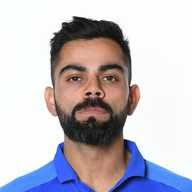
#> input picture img1.jpg, 192 x 192 px, found by its file name
$ python face_detector.py
#> lines starting #> are read from the running program, lines starting #| are printed output that depends on the picture; after the words box and inside, x2 and y2 are one past the last pixel; in counts of white or black regions, pixels touching at a corner belong together
import cv2
from random import randrange

# trained_face_data = cv2.CascadeClassifier('AI\\haarcascade_frontalface_default.xml')
trained_face_data = cv2.CascadeClassifier(cv2.data.haarcascades + "haarcascade_frontalface_default.xml")

# img = cv2.imread("C:\\Users\\Danger_Harsh\\Desktop\\AI\\vk1.jpg")
img = cv2.imread('C:\\Users\\Danger_Harsh\\Desktop\\AI\\img1.jpg')
#> img is the input picture: shape (192, 192, 3); mean B, G, R 195.9, 187.7, 192.4

grayimg = cv2.cvtColor(img , cv2.COLOR_BGR2GRAY)
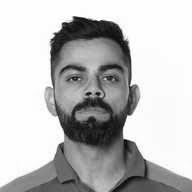
#> grayimg: shape (192, 192); min 3, max 255, mean 190.1

face_cord = trained_face_data.detectMultiScale(grayimg)
#> face_cord = [[42, 36, 100, 100]]

# print(face_cord)
# for item in face_cord:
for (x,y,w,h) in face_cord :
    cv2.rectangle(img , (x ,y) ,(x+w ,y+h), (0,255,0),4)
#> this loop made 1 pass
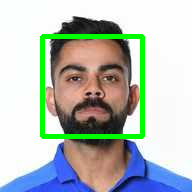
#> img: shape (192, 192, 3); 5.39% of pixels changed, all inside (x1, y1, x2, y2) = (40, 34, 145, 139)

cv2.imshow("My first AI project" ,img)
cv2.waitKey()

print("gg")
